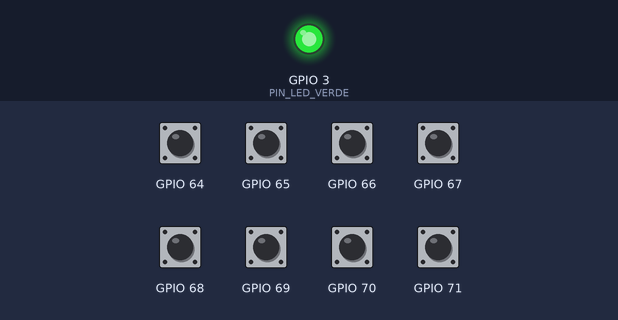
Recording of a sketch running on a simulated ESP32-C3. Shown: output pins drawn as LEDs (lit = HIGH). Inputs (shaded band) come from the test bench; at power-on: GPIO 64–71 HIGH. WiFi joins after 1.5 s; servers stay silent unless stated; uploads are accepted with an empty reply; no MQTT or app messages arrive unless stated; what the sketch prints to the serial monitor is not drawn.

Above: at 4.4 s.
4.5 s: GPIO 64 pulled LOW for 1.15 s
At 4.9 s:
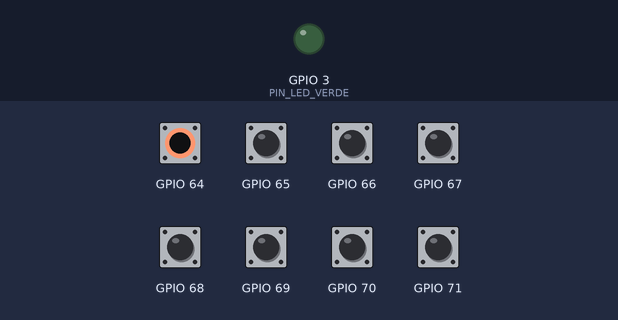
7.1 s: GPIO 65 pulled LOW for 1.15 s
10.7 s: GPIO 66 pulled LOW for 1.15 s
13.7 s: GPIO 67 pulled LOW for 1.15 s
16.7 s: GPIO 68 pulled LOW for 1.15 s
19.7 s: GPIO 69 pulled LOW for 1.15 s
Timing chart, 0 to 22.7 s (numbered marks = the images above; inputs shaded):
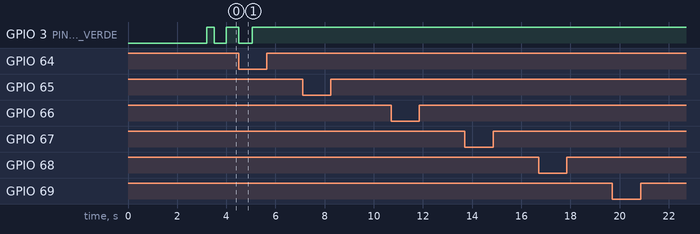

The sketch:

Monitor_Eenergia_Pocito_V3.1.ino
```cpp
/*
 * ============================================================
 *  Monitor Energía Pocito — ESP32-C3        V2.0 (SIN BATERIA)
 * ============================================================
 *  Hardware : PCF8574 (0x20) — SDA=4, SCL=5
 *  MQTT     : HiveMQ Cloud — puerto 8883 (TLS)
 *  Topic    : Energia/Pocito
 *  Alertas  : Ntfy.sh → Monitor_Energia_Pocito
 *  Autor    : Daniel SJ
 * ============================================================
 *
 *  LIBRERIAS — instalar en Arduino IDE antes de compilar:
 *    1. PubSubClient     by Nick O'Leary       (MQTT)
 *    2. PCF8574          by Renzo Mischianti   (I2C Expander)
 *    3. WiFiManager      by tzapu              (Config WiFi por AP)
 *
 *  LOGICA DE ENTRADAS PCF8574:
 *    PIN = HIGH (1) → FALLA   🔴
 *    PIN = LOW  (0) → NORMAL  🟢
 *
 *  CONFIGURACION EN LOS 3 CELULARES:
 *    1. Instalar app "ntfy" desde Google Play
 *    2. Tocar "+" y suscribirse a: Monitor_Energia_Pocito
 * ============================================================
 */

#include <WiFi.h>
#include <WiFiClientSecure.h>
#include <PubSubClient.h>
#include <HTTPClient.h>
#include <Wire.h>
#include <PCF8574.h>
#include <WiFiManager.h>

WiFiManager wm;

// ─────────────────────────────────────────────
//  CONFIGURACION MQTT — HiveMQ Cloud
// ─────────────────────────────────────────────
const char* MQTT_HOST      = "748863d67a8940b8957fbc4523ac7f5d.s1.eu.hivemq.cloud";
const int   MQTT_PORT      = 8883;
const char* MQTT_USER      = "Daniel_SJ";
const char* MQTT_PASSWORD  = "Ddelatorre1966";
const char* MQTT_TOPIC     = "Energia/Pocito";
const char* MQTT_CLIENT_ID = "ESP32C3_Pocito";

// ─────────────────────────────────────────────
//  CONFIGURACION NTFY.SH
// ─────────────────────────────────────────────
const char* NTFY_URL = "https://ntfy.sh/Monitor_Energia_Pocito";

// ─────────────────────────────────────────────
//  PINES I2C — ESP32-C3
// ─────────────────────────────────────────────
#define I2C_SDA 4
#define I2C_SCL 5

// ─────────────────────────────────────────────
//  LED STATUS — GPIO3 (verde)
// ─────────────────────────────────────────────
#define PIN_LED_VERDE 3

// ─────────────────────────────────────────────
//  PCF8574 — Dirección 0x20 (A0, A1, A2 en GND)
// ─────────────────────────────────────────────
PCF8574 pcf(0x20, I2C_SDA, I2C_SCL);

// ─────────────────────────────────────────────
//  CLAVES JSON — ASIGNACION P0-P7
// ─────────────────────────────────────────────
const char* PIN_KEYS[8] = {
  "termo_principal_ent",    // P0
  "termo_principal_sal",    // P1
  "protec_sobrevoltaje",    // P2
  "diferencial",            // P3
  "termo_comedor_tomas",    // P4
  "termo_comedor_ilum",     // P5
  "termo_bombas_pozo",      // P6
  "termo_bomba_pileta"      // P7
};

// ─────────────────────────────────────────────
//  NOMBRES DE DISPOSITIVOS — usados en Ntfy
// ─────────────────────────────────────────────
const char* PIN_NOMBRES[8] = {
  "Entrada Interruptor Principal",                // P0
  "Salida Interruptor Principal",                 // P1
  "Salida Interruptor Sobrevoltaje",              // P2
  "Salida Interruptor Diferencial",               // P3
  "Salida Interruptor Heladera",                  // P4
  "Salida Interruptor Cámaras",                   // P5
  "Salida Interruptor Bombas Principales",        // P6
  "Salida Interruptor Bomba Piscina"              // P7
};

// ─────────────────────────────────────────────
//  VARIABLES INTERNAS
// ─────────────────────────────────────────────
WiFiClientSecure espClient;
PubSubClient     mqttClient(espClient);

bool  lastState[8]    = {false};
bool  currentState[8] = {false};
bool  firstRead       = true;
bool  pcfOk           = false;
bool  mqttConnected   = false;

unsigned long lastPublish   = 0;
unsigned long lastReconnect = 0;

const unsigned long PUBLISH_INTERVAL   = 1000;
const unsigned long RECONNECT_INTERVAL = 5000;
const unsigned long NOTIFY_COOLDOWN    = 30000;

unsigned long lastNotify[8] = {0};

// ─────────────────────────────────────────────
//  SETUP
// ─────────────────────────────────────────────
void setup() {
  Serial.begin(115200);
  delay(500);

  Serial.println("\n============================================");
  Serial.println("  Monitor Energia Pocito - ESP32-C3");
  Serial.println("  MQTT + Ntfy.sh");
  Serial.println("============================================");

  Wire.begin(I2C_SDA, I2C_SCL);
  pcf.begin();
  for (int i = 0; i < 8; i++) pcf.pinMode(i, INPUT);

  pinMode(PIN_LED_VERDE, OUTPUT);
  digitalWrite(PIN_LED_VERDE, LOW);

  Serial.print("PCF8574 (0x20)... ");
  Wire.beginTransmission(0x20);
  if (Wire.endTransmission() == 0) {
    pcfOk = true;
    Serial.println("OK");
  } else {
    Serial.println("ERROR - Verificar conexiones SDA/SCL");
  }

  conectarWiFi();
  espClient.setInsecure();
  mqttClient.setServer(MQTT_HOST, MQTT_PORT);
  mqttClient.setBufferSize(512);
  mqttClient.setKeepAlive(60);

  delay(1000);
  enviarNtfy(
    "Sistema iniciado",
    "Monitor Energia Pocito en linea\nESP32-C3 conectado correctamente",
    "low",
    "white_check_mark"
  );
}

// ─────────────────────────────────────────────
//  LOOP PRINCIPAL
// ─────────────────────────────────────────────
void loop() {

  if (WiFi.status() != WL_CONNECTED) {
    Serial.println("WiFi perdido - reconectando...");
    conectarWiFi();
  }

  if (!mqttClient.connected()) {
    unsigned long now = millis();
    if (mqttConnected) {
      mqttConnected = false;
      digitalWrite(PIN_LED_VERDE, LOW);
    }
    if (now - lastReconnect >= RECONNECT_INTERVAL) {
      lastReconnect = now;
      conectarMQTT();
    }
  } else {
    mqttClient.loop();
    if (!mqttConnected) {
      mqttConnected = true;
      digitalWrite(PIN_LED_VERDE, HIGH);
    }
  }

  if (!mqttConnected) {
    unsigned long blinkTime = millis() % 1000;
    digitalWrite(PIN_LED_VERDE, (blinkTime < 500) ? HIGH : LOW);
  }

  unsigned long now = millis();
  if (now - lastPublish >= PUBLISH_INTERVAL) {
    lastPublish = now;
    leerYPublicar();
  }
}

// ─────────────────────────────────────────────
//  LEER PCF8574 - DETECTAR CAMBIOS - PUBLICAR
// ─────────────────────────────────────────────
void leerYPublicar() {

  if (!pcfOk) {
    Wire.beginTransmission(0x20);
    if (Wire.endTransmission() == 0) {
      pcfOk = true;
      Serial.println("PCF8574 detectado");
    } else {
      return;
    }
  }

  // Leer los 8 pines: HIGH=1 (FALLA) / LOW=0 (NORMAL)
  for (int i = 0; i < 8; i++) {
    currentState[i] = pcf.digitalRead(i);
  }

  // Detectar cambios (ignorar primera lectura al arrancar)
  if (!firstRead) {
    for (int i = 0; i < 8; i++) {
      if (currentState[i] != lastState[i]) {
        unsigned long ahora = millis();
        Serial.printf("Cambio P%d (%s): %s\n",
          i,
          PIN_NOMBRES[i],
          currentState[i] ? "FALLA" : "NORMAL"
        );
        if (ahora - lastNotify[i] >= NOTIFY_COOLDOWN) {
          lastNotify[i] = ahora;
          notificarCambio(i, currentState[i]);
        }
      }
    }
  } else {
    firstRead = false;
    Serial.println("Primera lectura OK - monitoreo activo");
  }

  for (int i = 0; i < 8; i++) lastState[i] = currentState[i];

  if (mqttClient.connected()) {
    mqttClient.publish(MQTT_TOPIC, construirJSON().c_str(), false);
  }
}

// ─────────────────────────────────────────────
//  NOTIFICAR CAMBIO VIA NTFY.SH
// ─────────────────────────────────────────────
void notificarCambio(int pin, bool nivel) {
  String titulo, mensaje, prioridad, emoji;

  if (nivel) {
    // HIGH = 1 → FALLA
    titulo    = "FALLA DE ENERGIA POCITO";
    mensaje   = "Corte de energia en " + String(PIN_NOMBRES[pin]);
    prioridad = "default";
    emoji     = "red_circle";
  } else {
    // LOW = 0 → REPOSICION
    titulo    = "REPOSICION DE ENERGIA POCITO";
    mensaje   = "Reposicion de energia en " + String(PIN_NOMBRES[pin]);
    prioridad = "default";
    emoji     = "green_circle";
  }

  enviarNtfy(titulo, mensaje, prioridad, emoji);
}

// ─────────────────────────────────────────────
//  ENVIAR NOTIFICACION A NTFY.SH
// ─────────────────────────────────────────────
//  Prioridades: min, low, default, high, urgent
//  Tags/emojis: red_circle, green_circle, warning, white_check_mark
// ─────────────────────────────────────────────
void enviarNtfy(String titulo, String mensaje, String prioridad, String emoji) {
  if (WiFi.status() != WL_CONNECTED) {
    Serial.println("Ntfy: sin WiFi - notificacion cancelada");
    return;
  }

  Serial.println("Ntfy -> " + titulo);

  WiFiClientSecure ntfyClient;
  ntfyClient.setInsecure();
  HTTPClient ntfyHttp;

  ntfyHttp.begin(ntfyClient, NTFY_URL);
  ntfyHttp.addHeader("Content-Type", "text/plain; charset=utf-8");
  ntfyHttp.addHeader("Title",        titulo);
  ntfyHttp.addHeader("Priority",     prioridad);
  ntfyHttp.addHeader("Tags",         emoji);

  int httpCode = ntfyHttp.POST(mensaje);

  if (httpCode == 200 || httpCode == 201) {
    Serial.println("Ntfy OK (HTTP " + String(httpCode) + ")");
  } else {
    Serial.println("Ntfy ERROR (HTTP " + String(httpCode) + ")");
  }

  ntfyHttp.end();
}

// ─────────────────────────────────────────────
//  CONSTRUIR JSON PARA MQTT
// ─────────────────────────────────────────────
String construirJSON() {
  String json = "{";
  for (int i = 0; i < 8; i++) {
    json += "\"" + String(PIN_KEYS[i]) + "\":";
    json += currentState[i] ? "1" : "0";
    if (i < 7) json += ",";
  }
  json += "}";
  return json;
}

// ─────────────────────────────────────────────
//  CONECTAR WIFI - WiFiManager
// ─────────────────────────────────────────────
void conectarWiFi() {
  wm.setConfigPortalTimeout(180);
  wm.setDebugOutput(true);

  if (!wm.autoConnect("ESP32_Pocito_Config", "config123")) {
    Serial.println("\nFallo conexion AP - reiniciando...");
    delay(3000);
    ESP.restart();
  }

  Serial.println("\nWiFi OK - IP: " + WiFi.localIP().toString());
}

// ─────────────────────────────────────────────
//  CONECTAR MQTT
// ─────────────────────────────────────────────
void conectarMQTT() {
  Serial.print("Conectando MQTT... ");
  String clientId = String(MQTT_CLIENT_ID) + "_" + String(millis() % 1000);

  if (mqttClient.connect(clientId.c_str(), MQTT_USER, MQTT_PASSWORD)) {
    Serial.println("OK - Topic: " + String(MQTT_TOPIC));
    mqttConnected = true;
    digitalWrite(PIN_LED_VERDE, HIGH);
    leerYPublicar();
  } else {
    Serial.println("Error - codigo: " + String(mqttClient.state()));
    /*
     * Codigos de error PubSubClient:
     *  -4 = Timeout de conexion
     *  -3 = Conexion perdida
     *  -2 = Fallo de conexion
     *  -1 = Desconectado
     *   4 = Usuario/contrasena incorrectos
     *   5 = No autorizado
     */
  }
}
```

Measured:
- after the input at 7.1 s, every drawn part: stays the same
- after the input at 10.7 s, every drawn part: stays the same
- after the input at 13.7 s, every drawn part: stays the same
- after the input at 16.7 s, every drawn part: stays the same
- after the input at 19.7 s, every drawn part: stays the same
